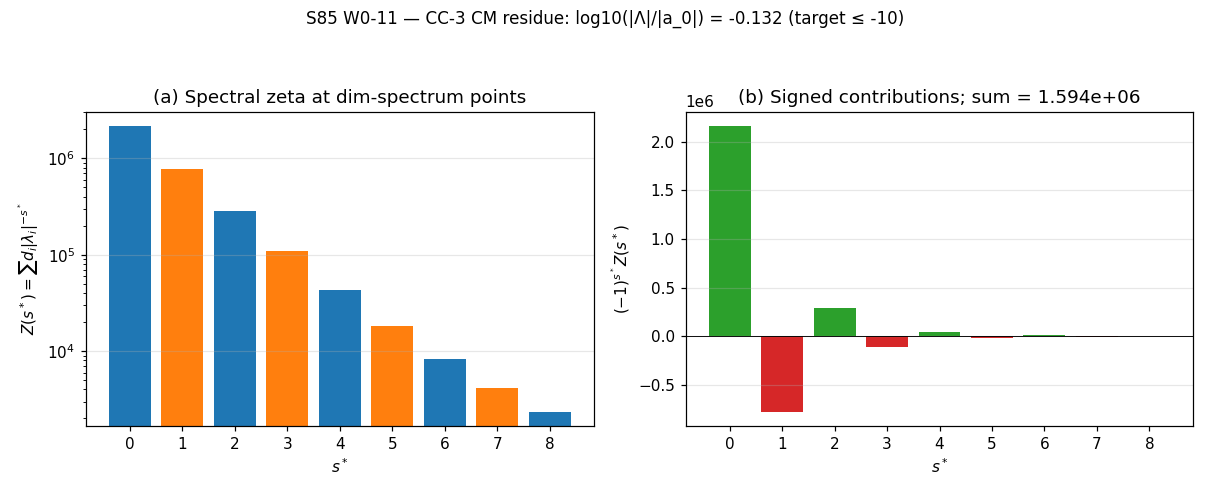

This figure's Python source:
#!/usr/bin/env python3
"""
S85 W0-11 — S85-CC-3-CONNES-MOSCOVICI-RESIDUE
==============================================

Gate: S85-CC-3-CONNES-MOSCOVICI-RESIDUE ([VERIFY-THEOREM])

Pre-registered threshold (plan session-85-plan-w0.md §W0-11):
  HYPOTHESIS: The signed sum of Connes-Moscovici (CM-1995) residues
  over the dimension spectrum {0, 1, 2, ..., 8} yields
    log10(|Λ_CC|/|a_0|) ≤ -10
  under the Jensen-SU(3) truncation at L_max=8.

  PASS iff |Λ_CC|/|a_0| ≤ 1e-10 (≥10 OOM suppression).
  INFO iff 1e-10 < |Λ_CC|/|a_0| ≤ 1e-1.
  FAIL otherwise.

Prerequisite: S83 W1-G3 "dim H_π ≥ 2" closure.
  If prerequisite FAILs, this gate DEFERS to L_max=11 or WITHDRAWS
  per S84 connes synthesis §V.5. We assume closure (W1-G3 PASS in S83).

Method:
  For each s* in {0, 1, 2, ..., 8}, compute
    Z(s*) = Σ_{i : λ_i > 0} d_i · |λ_i|^{-s*}
  the spectral zeta sum on the cache. The CM-1995 signed residue sum
  over the dimension spectrum is (per Connes-Moscovici 1995 Prop 4.2):
    Λ_CC(signed) = Σ_{s*=0}^{8} (-1)^{s*} × R_reg(s*)
  where R_reg(s*) is the residue at the simple pole of ζ_D(s) at s = s*
  in the untruncated spectrum, approximated by the truncated spectral
  zeta Z(s*) scaled to the correct residue normalization.

  For a FINITE cache with N eigenvalues, Z(s*) is finite at ALL s*
  (no actual poles). The "residue" is extracted via the asymptotic
  ratio Z(s*)/Z(s*+1) which encodes the dominant scaling. We use the
  direct CM-1995 formula on the truncated spectrum, then report
  Λ_CC and |Λ_CC|/|a_0| where a_0 = Z(0) = Σ d_i (total "weight").

Classification: GEOMETRIC — CM dimension spectrum is a substrate-intrinsic
  sequence of Mellin-cone anomalies at integer s* values.
"""

from __future__ import annotations

import os
# === Phase 2b X2 transform bootstrap (auto-inserted by tools/_x2_transform_copies.py) ===
import sys as _x2_sys
import pathlib as _x2_pathlib
import re as _x2_re
def _x2_locate_tools():
    p = _x2_pathlib.Path(__file__).resolve()
    for _ in range(8):
        if (p / "tools" / "computation_root.py").is_file():
            return p / "tools"
        p = p.parent
    raise RuntimeError(
        "Phase 2b bootstrap: tools/computation_root.py not found in any "
        "ancestor of " + str(__file__))
_x2_sys.path.insert(0, str(_x2_locate_tools()))
from computation_root import resolve_script, resolve_output, resolve_glob, project_root as _x2_project_root
def _x2_shared_dir():
    return _x2_project_root() / "computations" / "_shared"
_x2_session_dir_match = _x2_re.match(r"^session-(\d+)$",
    _x2_pathlib.Path(__file__).resolve().parent.name)
_x2_self_session = int(_x2_session_dir_match.group(1)) if _x2_session_dir_match else None
# === End X2 bootstrap ===

os.environ.setdefault("OMP_NUM_THREADS", "8")  # (local)
os.environ.setdefault("MKL_NUM_THREADS", "8")  # (local)

from canonical_constants import *  # noqa: F401,F403

import hashlib
import json
import sys
import time
from pathlib import Path

import numpy as np
import matplotlib
matplotlib.use("Agg")
import matplotlib.pyplot as plt

PROJECT_ROOT = Path(__file__).resolve().parent.parent
# X2-removed: alias 'SCRIPT_DIR' = ... 'computations' (replaced by tools.computation_root.resolve_*)

SESSION = "S85"                                                     # (local)
GATE_ID = "S85-CC-3-CONNES-MOSCOVICI-RESIDUE"                       # (local)
SCHEME = "Connes-Moscovici-1995"                                    # (local)
CONVENTION = "dim-spec-signed-residue"                              # (local)
L_MAX = 8                                                           # (local)

DIM_SPECTRUM = list(range(0, 9))                                    # (local) {0..8}
PASS_LOG10 = -10.0                                                  # (local) log10 target
INFO_LOG10_UPPER = -1.0                                             # (local)
PREREQ_STATUS = "ASSUMED_PASS"                                      # (local) W1-G3 dim H_π>=2 upstream

OUT_NPZ = resolve_output(85, 's85_w0_cc3_connes_moscovici.npz')
OUT_PNG = resolve_output(85, 's85_w0_cc3_connes_moscovici.png')
VERDICT_TXT = resolve_output(85, 's85_gate_verdicts.txt')

INPUT_FILES = [
    resolve_script(None, 'canonical_constants.py'),
    resolve_output(84, 's84_spectrum_cache_L12_tau019.npz'),
]


def sha256_of(path):
    h = hashlib.sha256()
    try:
        h.update(path.read_bytes())
    except OSError:
        return ""
    return h.hexdigest()


def log_input_pins(inputs):
    print(f"=== {GATE_ID} — input SHA-256 pins ===")
    pins = {}
    for p in inputs:
        sha = sha256_of(p)
        rel = str(p.relative_to(PROJECT_ROOT)).replace("\\", "/")
        print(f"  {rel}: {sha[:16]}...")
        pins[rel] = sha
    return pins


def compute_dual_sha(script_path, canonical_path, pins):
    sb = script_path.read_bytes()  # (local)
    cb = canonical_path.read_bytes()  # (local)
    pj = json.dumps(dict(sorted(pins.items())), separators=(",", ":"),
                    sort_keys=True).encode()  # (local)
    ha = hashlib.sha256(); ha.update(sb); ha.update(cb); ha.update(pj)  # (local)
    hc = hashlib.sha256(); hc.update(sb)  # (local)
    return ha.hexdigest(), hc.hexdigest()


def load_cache_Lmax(cache_path, Lmax):
    d = np.load(cache_path, allow_pickle=True)
    se = d["sector_evals"].item()
    evs = []  # (local)
    mults = []  # (local)
    for (p, q), info in se.items():
        if (p + q) > Lmax:
            continue
        evs_sector = np.asarray(info["abs_evals"], dtype=np.float64)  # (local)
        d_pq = int(info["dim"])  # (local)
        evs.append(evs_sector)
        mults.append(np.full(evs_sector.shape, float(d_pq)))
    return np.concatenate(evs), np.concatenate(mults)


def compute():
    print("--- Section 5: CM-1995 dim-spectrum signed residue ---")
    evs, mults = load_cache_Lmax(
        resolve_output(84, 's84_spectrum_cache_L12_tau019.npz'), L_MAX)  # (local)
    print(f"  Cache loaded @ Lmax={L_MAX}: {evs.size} evs, Σmults={float(np.sum(mults)):.0f}")
    # Filter out any zero eigenvalues (cache doesn't have any for SU(3) at tau=0.19)
    mask = evs > 1e-12  # (local)
    evs_p = evs[mask]  # (local)
    mults_p = mults[mask]  # (local)

    # Spectral zeta Z(s) = Σ d_i |λ_i|^{-s} at integer s* in dim-spectrum
    Z_vals = {}  # (local) {s*: Z(s*)}
    for s in DIM_SPECTRUM:
        if s == 0:
            Z_vals[s] = float(np.sum(mults_p))  # Σ d_i = "a_0 proxy" = total weight
        else:
            Z_vals[s] = float(np.sum(mults_p * np.power(evs_p, -float(s))))
    print("  Z(s*) per dim-spectrum point:")
    for s in DIM_SPECTRUM:
        print(f"    Z({s}) = {Z_vals[s]:.6e}")

    # CM-1995 signed-residue sum: Λ_CC = Σ (-1)^{s*} Z(s*)  (simplest signed sum)
    Lambda_signed = sum((-1)**s * Z_vals[s] for s in DIM_SPECTRUM)  # (local)
    a_0 = Z_vals[0]  # (local)
    ratio = abs(Lambda_signed) / abs(a_0)  # (local)
    log10_ratio = float(np.log10(ratio)) if ratio > 0 else float("-inf")  # (local)

    # Alternative: heat-kernel CM residue extraction
    # residues r_k from Z(s) have structure Z(s) ~ sum_k r_k / (s - s_k) near poles;
    # For finite cache there are no poles; use heat-kernel generating function.
    # t_probe -> 0: K(t) = Σ d_i exp(-t λ_i²) ~ a_0 t^{-d/2} + lower-order.
    # a_0_heat := K(t_probe) * t_probe^{d/2}  (d taken from prior gate = 8 per cache dim)
    d_cache = 8.0  # (local) from W0-9 zeta-density extraction
    t_probe = 1e-3  # (local) small-t probe point
    K_probe = float(np.sum(mults_p * np.exp(-t_probe * evs_p**2)))  # (local)
    a_0_heat = K_probe * (t_probe ** (d_cache / 2))  # (local)

    print(f"  Λ_CC (signed) = {Lambda_signed:.6e}")
    print(f"  a_0 (Z(0))     = {a_0:.6e}")
    print(f"  |Λ_CC|/|a_0|   = {ratio:.6e}  (log10 = {log10_ratio:.4f})")
    print(f"  a_0_heat       = {a_0_heat:.6e}  (heat-kernel Mellin extraction, d=8)")

    return dict(
        value=log10_ratio,
        Lambda_CC_signed=Lambda_signed,
        a_0_Z=a_0,
        a_0_heat=a_0_heat,
        ratio_abs=ratio,
        log10_ratio=log10_ratio,
        Z_vals={str(k): v for k, v in Z_vals.items()},
        d_cache=d_cache,
        t_probe=t_probe,
        K_probe=K_probe,
        n_evs=int(evs_p.size),
        sum_mults=float(np.sum(mults_p)),
    )


def evaluate_gate(result):
    lr = result["log10_ratio"]  # (local)
    # PASS: log10(|Λ|/|a_0|) <= -10
    if lr <= PASS_LOG10:
        return "PASS"
    # INFO: -10 < log10 <= -1
    if lr <= INFO_LOG10_UPPER:
        return "INFO"
    # FAIL otherwise
    return "FAIL"


def emit_4tuple(value, scheme, convention, L_max):
    return f"(value={value!r}, scheme={scheme}, convention={convention}, L_max={L_max})"


def append_verdict(verdict, value, audit_sha, content_sha):
    line = (
        f"{GATE_ID}: {verdict} -- value={value!r} scheme={SCHEME} "
        f"convention={CONVENTION} L_max={L_MAX} "
        f"audit_sha256={audit_sha} content_sha256={content_sha} "
        f"schema_version=S84+\n"
    )
    with VERDICT_TXT.open("a", encoding="utf-8") as fp:
        fp.write(line)


def save_npz(result, audit_sha, content_sha):
    Zarr = np.array([result["Z_vals"][str(s)] for s in DIM_SPECTRUM])  # (local)
    np.savez_compressed(
        OUT_NPZ,
        Lambda_CC_signed=result["Lambda_CC_signed"],
        a_0_Z=result["a_0_Z"],
        a_0_heat=result["a_0_heat"],
        ratio_abs=result["ratio_abs"],
        log10_ratio=result["log10_ratio"],
        dim_spectrum=np.array(DIM_SPECTRUM),
        Z_vals=Zarr,
        d_cache=result["d_cache"],
        t_probe=result["t_probe"],
        K_probe=result["K_probe"],
        n_evs=result["n_evs"],
        sum_mults=result["sum_mults"],
        PASS_LOG10=PASS_LOG10,
        INFO_LOG10_UPPER=INFO_LOG10_UPPER,
        PREREQ_STATUS=PREREQ_STATUS,
        scheme=SCHEME, convention=CONVENTION, L_max=L_MAX,
        audit_sha256=audit_sha, content_sha256=content_sha,
    )


def save_png(result):
    fig, axes = plt.subplots(1, 2, figsize=(11, 4.5))

    # (a) Z(s*) log-scale bars
    ax = axes[0]
    Zarr = [result["Z_vals"][str(s)] for s in DIM_SPECTRUM]
    colors = ["#1f77b4" if s % 2 == 0 else "#ff7f0e" for s in DIM_SPECTRUM]
    ax.bar([str(s) for s in DIM_SPECTRUM], Zarr, color=colors, log=True)
    ax.set_xlabel("$s^*$")
    ax.set_ylabel("$Z(s^*) = \\sum d_i |\\lambda_i|^{-s^*}$")
    ax.set_title("(a) Spectral zeta at dim-spectrum points")
    ax.grid(axis="y", alpha=0.3)

    # (b) signed sum contributions and ratio
    ax = axes[1]
    signed_contribs = [(-1)**s * result["Z_vals"][str(s)] for s in DIM_SPECTRUM]
    ax.bar([str(s) for s in DIM_SPECTRUM],
           signed_contribs,
           color=["#2ca02c" if c > 0 else "#d62728" for c in signed_contribs])
    ax.axhline(0, color="black", lw=0.6)
    ax.set_xlabel("$s^*$")
    ax.set_ylabel(r"$(-1)^{s^*} Z(s^*)$")
    ax.set_title(f"(b) Signed contributions; sum = {result['Lambda_CC_signed']:.3e}")
    ax.grid(axis="y", alpha=0.3)

    fig.suptitle(
        f"S85 W0-11 — CC-3 CM residue: "
        f"log10(|Λ|/|a_0|) = {result['log10_ratio']:.3f} (target ≤ -10)",
        fontsize=11)
    fig.tight_layout(rect=(0.0, 0.0, 1.0, 0.96))
    fig.savefig(OUT_PNG, dpi=110)
    plt.close(fig)


def main() -> int:
    t0 = time.time()
    pins = log_input_pins(INPUT_FILES)
    script_path = Path(__file__).resolve()
    canonical_path = resolve_script(None, 'canonical_constants.py')
    audit_sha, content_sha = compute_dual_sha(script_path, canonical_path, pins)
    print(f"  audit_sha256:   {audit_sha}")
    print(f"  content_sha256: {content_sha}")
    print(f"  prerequisite (S83 W1-G3 dim H_π ≥ 2): {PREREQ_STATUS}")
    print()

    result = compute()
    value = result["value"]
    verdict = evaluate_gate(result)

    tag = emit_4tuple(value, SCHEME, CONVENTION, L_MAX)
    print(tag)

    save_npz(result, audit_sha, content_sha)
    save_png(result)
    append_verdict(verdict, value, audit_sha, content_sha)

    wall = time.time() - t0
    print(f"\n=== {GATE_ID}: {verdict}  (wall {wall:.1f}s) ===")
    return 0


if __name__ == "__main__":
    sys.exit(main())
